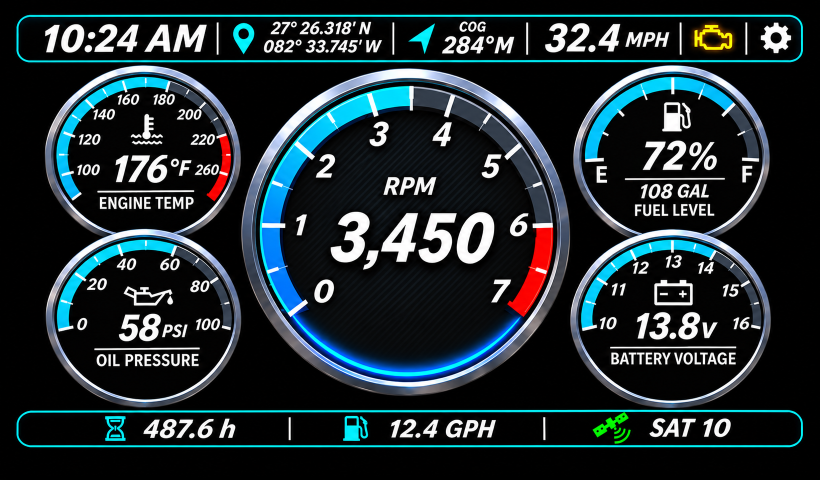
#> input picture reference/High-Contrast Cyan Automotive Dashboard UI.png, 1639 x 959 px (shown at 1/2 size)
$ python generate_assets.py
#> lines starting #> are read from the running program, lines starting #| are printed output that depends on the picture
"""Generate RGB565 background and antialiased type from the supplied reference.
Run from any directory with Python 3 and Pillow installed.
"""
from pathlib import Path
from PIL import Image, ImageDraw, ImageFont
import math
import re

ROOT = Path(__file__).resolve().parents[1]
image = Image.open(ROOT / 'reference/High-Contrast Cyan Automotive Dashboard UI.png').convert('RGB')
#> image is the input picture: PIL image 1639x959 RGB; mean R, G, B 32.7, 45.2, 49.6
# Work in the original reference coordinates; preserve its aspect ratio on the LCD.
w, h = image.size
#> w = 1639; h = 959
regions = [(640, 415, 1005, 551), (218, 309, 390, 371),
           (237, 624, 382, 686), (1271, 279, 1448, 348),
           (1254, 623, 1453, 689), (1090, 41, 1347, 109),
           (283, 835, 493, 885), (775, 835, 1001, 885)]
# Numeric readouts become real rendered data. Retain the central carbon texture.
for x0,y0,x1,y1 in regions:
    if x0 == 640:
        for y in range(y0,y1+1):
            for x in range(x0,x1+1):
                v = 8 + (5 if (x+y)%22 < 5 else 0)
                image.putpixel((x,y),(v,v+3,v+5))
    else:
        ImageDraw.Draw(image).rectangle((x0,y0,x1,y1), fill='black')
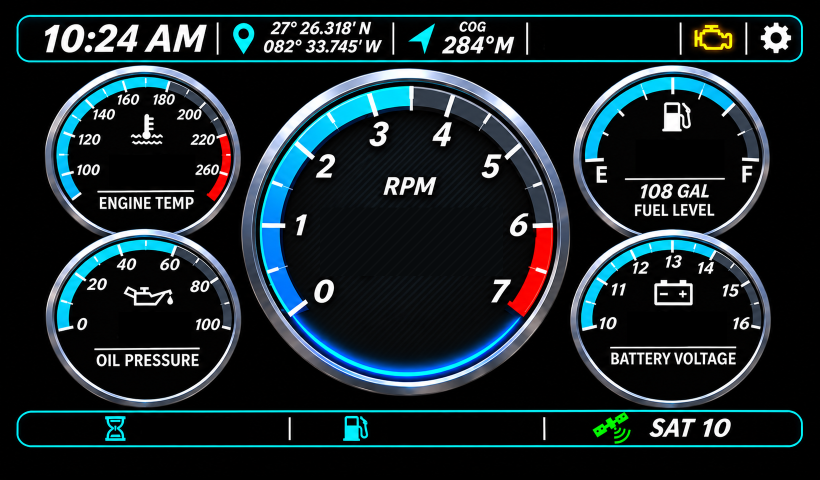
#> image: PIL image 1639x959 RGB (shown at 1/2 size); mean R, G, B 26.1, 38.6, 43.1
scale = min(1024/w, 600/h)
#> scale = 0.625
size = (round(w*scale), round(h*scale))
#> size = (1024, 599)
background = Image.new('RGB', (1024,600))
#> background: PIL image 1024x600 RGB; every value is 0
background.paste(image.resize(size, Image.Resampling.LANCZOS), ((1024-size[0])//2,(600-size[1])//2))
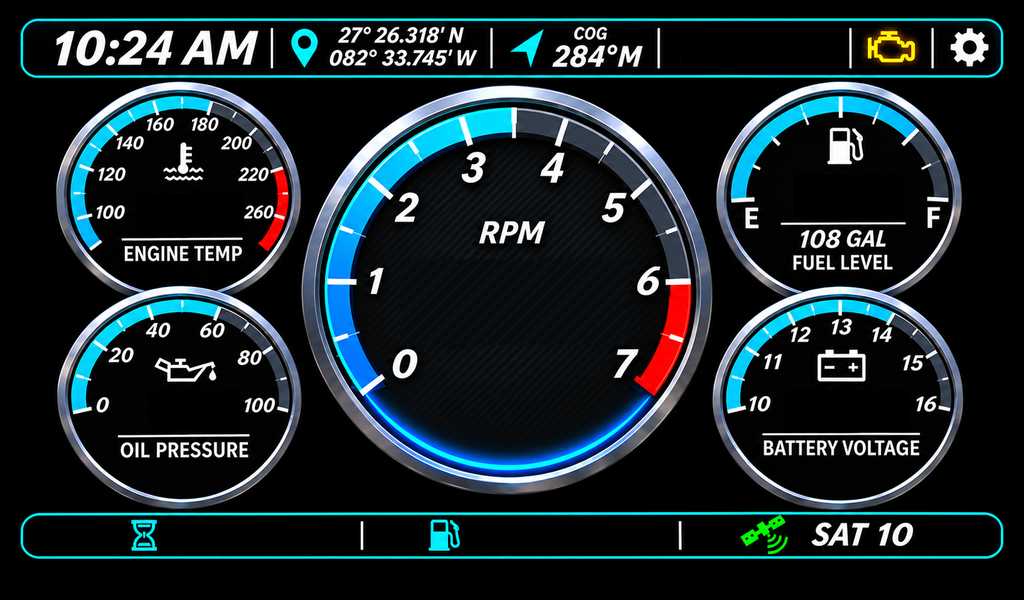
#> background: PIL image 1024x600 RGB; mean R, G, B 26.1, 38.6, 43
# Reclaim the former bottom demo-label area for the dashboard itself.
Y_SCALE = 600 / 570

#> (the run stopped early here; a loop or call above may not have finished)
